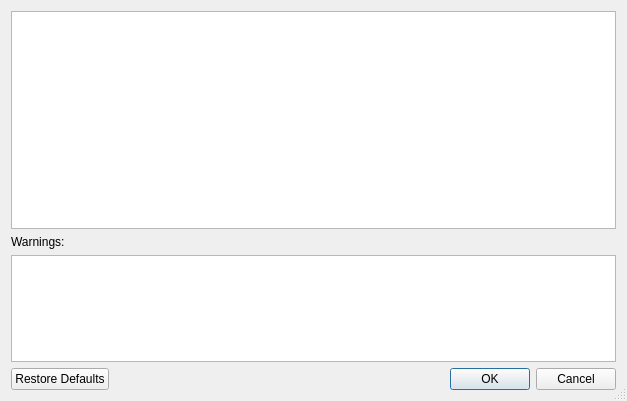
<ui version="4.0" >
 <class>VBoxImportApplianceDlg</class>
 <widget class="QIDialog" name="VBoxImportApplianceDlg" >
  <property name="geometry" >
   <rect>
    <x>0</x>
    <y>0</y>
    <width>627</width>
    <height>401</height>
   </rect>
  </property>
  <property name="windowTitle" >
   <string>Appliance Import Settings</string>
  </property>
  <property name="sizeGripEnabled" >
   <bool>true</bool>
  </property>
  <property name="modal" >
   <bool>true</bool>
  </property>
  <layout class="QGridLayout" name="gridLayout" >
   <item row="0" column="0" >
    <widget class="QTreeView" name="mTvSettings" >
     <property name="sizePolicy" >
      <sizepolicy vsizetype="MinimumExpanding" hsizetype="Expanding" >
       <horstretch>0</horstretch>
       <verstretch>0</verstretch>
      </sizepolicy>
     </property>
    </widget>
   </item>
   <item row="1" column="0" >
    <widget class="QWidget" native="1" name="mWarningWidget" >
     <property name="sizePolicy" >
      <sizepolicy vsizetype="Maximum" hsizetype="Preferred" >
       <horstretch>0</horstretch>
       <verstretch>0</verstretch>
      </sizepolicy>
     </property>
     <layout class="QVBoxLayout" name="verticalLayout" >
      <property name="sizeConstraint" >
       <enum>QLayout::SetDefaultConstraint</enum>
      </property>
      <property name="margin" >
       <number>0</number>
      </property>
      <item>
       <widget class="QLabel" name="label" >
        <property name="text" >
         <string>Warnings:</string>
        </property>
       </widget>
      </item>
      <item>
       <widget class="QTextEdit" name="mWarningTextEdit" >
        <property name="maximumSize" >
         <size>
          <width>16777215</width>
          <height>107</height>
         </size>
        </property>
        <property name="autoFormatting" >
         <set>QTextEdit::AutoBulletList</set>
        </property>
        <property name="readOnly" >
         <bool>true</bool>
        </property>
       </widget>
      </item>
     </layout>
    </widget>
   </item>
   <item row="2" column="0" >
    <widget class="QIDialogButtonBox" name="mButtonBox" >
     <property name="orientation" >
      <enum>Qt::Horizontal</enum>
     </property>
     <property name="standardButtons" >
      <set>QDialogButtonBox::Cancel|QDialogButtonBox::Ok|QDialogButtonBox::RestoreDefaults</set>
     </property>
    </widget>
   </item>
  </layout>
 </widget>
 <customwidgets>
  <customwidget>
   <class>QIDialog</class>
   <extends>QDialog</extends>
   <header>QIDialog.h</header>
  </customwidget>
  <customwidget>
   <class>QIDialogButtonBox</class>
   <extends>QDialogButtonBox</extends>
   <header>QIDialogButtonBox.h</header>
  </customwidget>
 </customwidgets>
 <resources/>
 <connections>
  <connection>
   <sender>mButtonBox</sender>
   <signal>accepted()</signal>
   <receiver>VBoxImportApplianceDlg</receiver>
   <slot>accept()</slot>
   <hints>
    <hint type="sourcelabel" >
     <x>248</x>
     <y>254</y>
    </hint>
    <hint type="destinationlabel" >
     <x>157</x>
     <y>274</y>
    </hint>
   </hints>
  </connection>
  <connection>
   <sender>mButtonBox</sender>
   <signal>rejected()</signal>
   <receiver>VBoxImportApplianceDlg</receiver>
   <slot>reject()</slot>
   <hints>
    <hint type="sourcelabel" >
     <x>316</x>
     <y>260</y>
    </hint>
    <hint type="destinationlabel" >
     <x>286</x>
     <y>274</y>
    </hint>
   </hints>
  </connection>
 </connections>
</ui>
